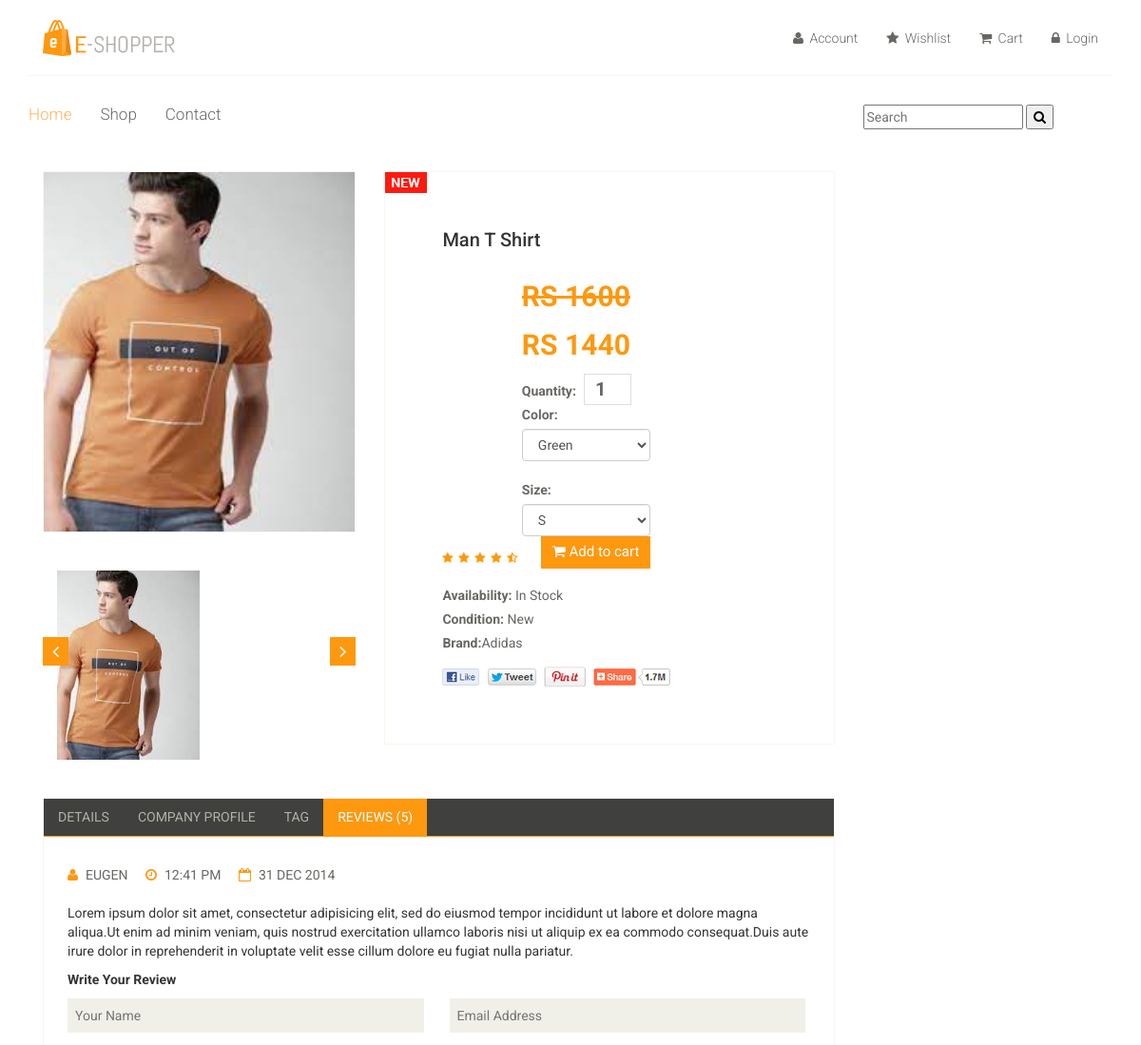
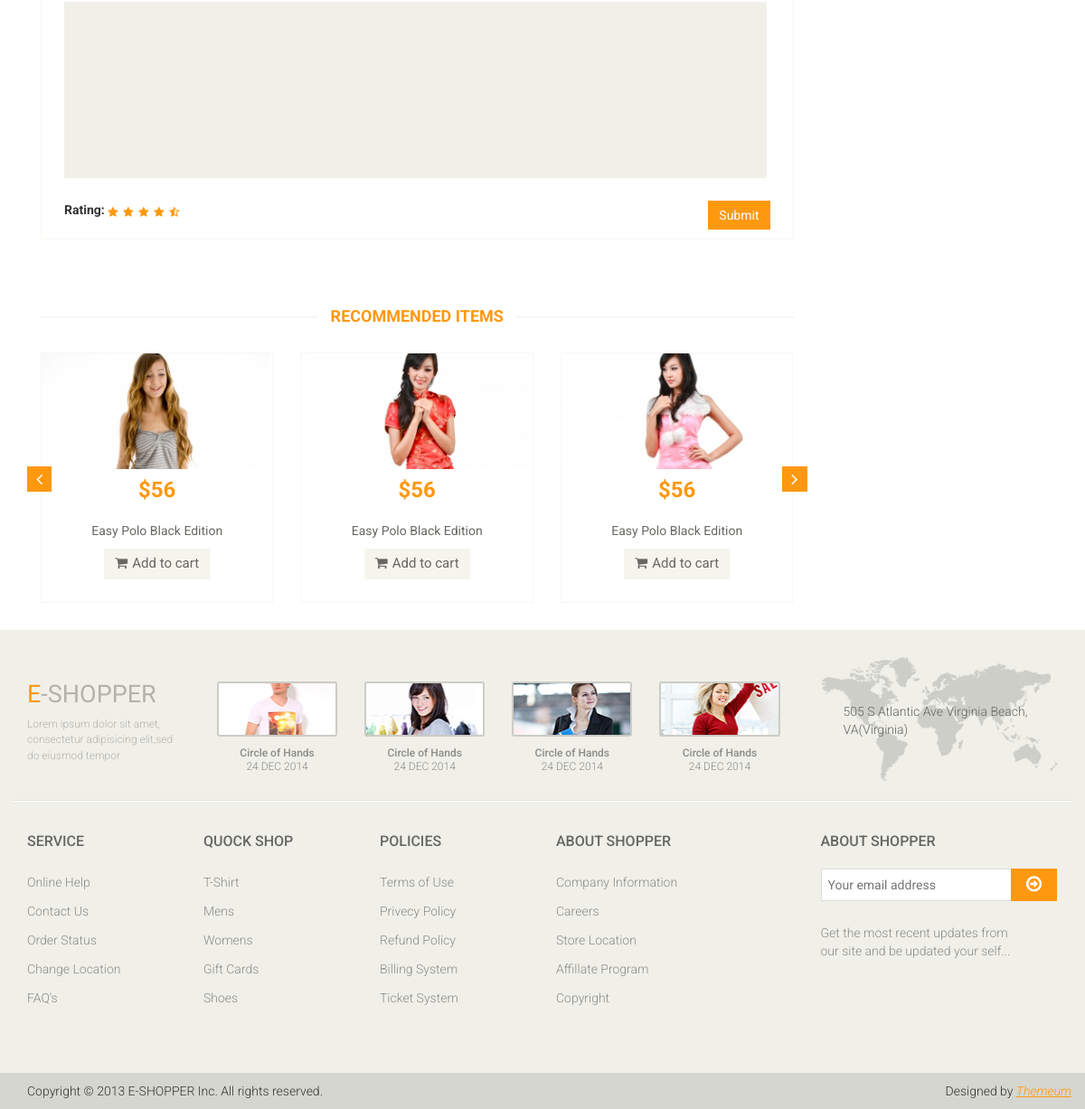
Screenshot of /product/2/ with the database file from the repository (2 pictures, top to bottom).
### mainApp/models.py (models this page shows, shortened)
class Product(models.Model):
    stock = models.BooleanField(default=False)
    name = models.CharField(max_length=50)
    desc = models.TextField()
    category = models.ForeignKey(Category, on_delete=models.CASCADE)
    brand = models.ForeignKey(Brand, on_delete=models.CASCADE)
    seller = models.ForeignKey(Seller, on_delete=models.CASCADE)
    basePrice = models.IntegerField()
    discount = models.IntegerField(default=0, null=True, blank=True)
    finalPrice = models.IntegerField(default=0, null=True, blank=True)
    red = models.BooleanField(default=False, blank=True, null=True)
    green = models.BooleanField(default=False, blank=True, null=True)
    black = models.BooleanField(default=False, blank=True, null=True)
    white = models.BooleanField(default=False, blank=True, null=True)
    pink = models.BooleanField(default=False, blank=True, null=True)
    xs = models.BooleanField(default=False, blank=True, null=True)
    s = models.BooleanField(default=False, blank=True, null=True)
    m = models.BooleanField(default=False, blank=True, null=True)
    l = models.BooleanField(default=False, blank=True, null=True)
    xl = models.BooleanField(default=False, blank=True, null=True)
    img1 = models.ImageField(upload_to='images/', default=None, blank=True, null=True)
    img2 = models.ImageField(upload_to='images/', default=None, blank=True, null=True)
    img3 = models.ImageField(upload_to='images/', default=None, blank=True, null=True)
    img4 = models.ImageField(upload_to='images/', default=None, blank=True, null=True)
    img5 = models.ImageField(upload_to='images/', default=None, blank=True, null=True)
    date = models.DateTimeField(auto_now=True)

class Brand(models.Model):
    name = models.CharField(max_length=50)

### mainApp/views.py (the view, shortened to what this page needs)
# urls.py: path('product/<int:num>/', views.productDetails),
def productDetails(request,num):
    p = Product.objects.get(id=num)
    return render(request, "product-details.html", {"Product": p})

### mainApp/templates/product-details.html (shortened to what this page needs)
{% extends 'index.html' %}
{% load static %}
{% block body %}
	<section>
		<div class="container">
			<div class="row">
				<div class="col-sm-9 padding-right">
					<div class="product-details">
						<div class="col-sm-5">
							<div class="view-product">
								<img src="{{Product.img1.url}}" alt="" />
							</div>
							<div id="similar-product" class="carousel slide" data-ride="carousel">
								    <div class="carousel-inner">
										<div class="item active">
											{% if Product.img1 %}
										  <a href=""><img src="{{Product.img1.url}}" width="150px" height="300px" alt=""></a>
											{% endif %}
										</div>
									</div>
								  <a class="left item-control" href="#similar-product" data-slide="prev">
									<i class="fa fa-angle-left"></i>
								  </a>
								  <a class="right item-control" href="#similar-product" data-slide="next">
									<i class="fa fa-angle-right"></i>
								  </a>
							</div>
						</div>
						<div class="col-sm-7">
							<div class="product-information">
								<img src="{% static 'images/product-details/new.jpg' %}" class="newarrival" alt="" />
								<h2>{{Product.name}}</h2>
								<img src="{% static 'images/product-details/rating.png' %}" alt="" />
								<span>
									<span><s>RS {{Product.basePrice}}</s></span>
									<br>
									<span>RS {{Product.finalPrice}}</span>
									<form method="post">
									<label>Quantity:</label>
									<input name="q" type="number" value="1" />
										<br>
										<label>Color: </label>
										<select class="form-control" name="color">
											{% if Product.green %}
											<option value="green">Green</option>
											{% endif %}
										</select>
										<br>
										<label>Size: </label>
										<select class="form-control" name="size">
											{% if Product.s %}
											<option value="s">S</option>
											{% endif %}
										</select>
										<button type="submit" class="btn btn-fefault cart">
											<i class="fa fa-shopping-cart"></i>
											Add to cart
										</button>
									</form>
								</span>
								<p><b>Availability:</b> In Stock</p>
								<p><b>Condition:</b> New</p>
								<p><b>Brand:</b>{{Product.brand.name}}</p>
								<a href=""><img src="{% static 'images/product-details/share.png" class="share img-responsive"  alt="" /></a>
							</div>
						</div>
					</div>
					<div class="category-tab shop-details-tab">
						<div class="col-sm-12">
							<ul class="nav nav-tabs">
								<li><a href="#details" data-toggle="tab">Details</a></li>
								<li><a href="#companyprofile" data-toggle="tab">Company Profile</a></li>
								<li><a href="#tag" data-toggle="tab">Tag</a></li>
								<li class="active"><a href="#reviews" data-toggle="tab">Reviews (5)</a></li>
							</ul>
						</div>
						<div class="tab-content">
							<div class="tab-pane fade active in" id="reviews" >
								<div class="col-sm-12">
									<ul>
										<li><a href=""><i class="fa fa-user"></i>EUGEN</a></li>
										<li><a href=""><i class="fa fa-clock-o"></i>12:41 PM</a></li>
										<li><a href=""><i class="fa fa-calendar-o"></i>31 DEC 2014</a></li>
									</ul>
									<p>Lorem ipsum dolor sit amet, consectetur adipisicing elit, sed do eiusmod tempor incididunt ut labore et dolore magna aliqua.Ut enim ad minim veniam, quis nostrud exercitation ullamco laboris nisi ut aliquip ex ea commodo consequat.Duis aute irure dolor in reprehenderit in voluptate velit esse cillum dolore eu fugiat nulla pariatur.</p>
									<p><b>Write Your Review</b></p>
									<form action="#">
										<span>
											<input type="text" placeholder="Your Name"/>
											<input type="email" placeholder="Email Address"/>
										</span>
										<textarea name="" ></textarea>
										<b>Rating: </b> <img src="{% static 'images/product-details/rating.png' %}" alt="" />
										<button type="button" class="btn btn-default pull-right">
											Submit
										</button>
									</form>
								</div>
							</div>
						</div>
					</div>
					<div class="recommended_items">
						<h2 class="title text-center">recommended items</h2>
						<div id="recommended-item-carousel" class="carousel slide" data-ride="carousel">
							<div class="carousel-inner">
								<div class="item active">
									<div class="col-sm-4">
										<div class="product-image-wrapper">
											<div class="single-products">
												<div class="productinfo text-center">
													<img src="{% static 'images/home/recommend1.jpg' %}" alt="" />
													<h2>$56</h2>
													<p>Easy Polo Black Edition</p>
													<button type="button" class="btn btn-default add-to-cart"><i class="fa fa-shopping-cart"></i>Add to cart</button>
												</div>
											</div>
										</div>
									</div>
									<div class="col-sm-4">
										<div class="product-image-wrapper">
											<div class="single-products">
												<div class="productinfo text-center">
													<img src="{% static 'images/home/recommend2.jpg' %}" alt="" />
													<h2>$56</h2>
													<p>Easy Polo Black Edition</p>
													<button type="button" class="btn btn-default add-to-cart"><i class="fa fa-shopping-cart"></i>Add to cart</button>
												</div>
											</div>
										</div>
									</div>
									<div class="col-sm-4">
										<div class="product-image-wrapper">
											<div class="single-products">
												<div class="productinfo text-center">
													<img src="{% static 'images/home/recommend3.jpg' %}" alt="" />
													<h2>$56</h2>
													<p>Easy Polo Black Edition</p>
													<button type="button" class="btn btn-default add-to-cart"><i class="fa fa-shopping-cart"></i>Add to cart</button>
												</div>
											</div>
										</div>
									</div>
								</div>
							</div>
							 <a class="left recommended-item-control" href="#recommended-item-carousel" data-slide="prev">
								<i class="fa fa-angle-left"></i>
							  </a>
							  <a class="right recommended-item-control" href="#recommended-item-carousel" data-slide="next">
								<i class="fa fa-angle-right"></i>
							  </a>
						</div>
					</div>
				</div>
			</div>
		</div>
	</section>
{% endblock %}

### rows the page displays
Product: img1 (picture), name "Man T Shirt", basePrice "1600", finalPrice "1440", color "Green", size "S", brand.name "Adidas"
